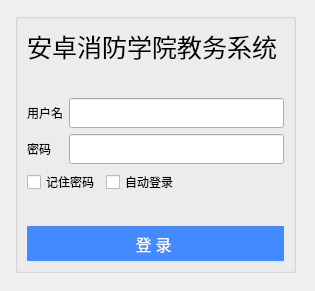
<?xml version="1.0" encoding="UTF-8"?>
<ui version="4.0">
 <class>LoginDialog</class>
 <widget class="QDialog" name="LoginDialog">
  <property name="geometry">
   <rect>
    <x>0</x>
    <y>0</y>
    <width>315</width>
    <height>291</height>
   </rect>
  </property>
  <property name="sizePolicy">
   <sizepolicy hsizetype="Fixed" vsizetype="Fixed">
    <horstretch>0</horstretch>
    <verstretch>0</verstretch>
   </sizepolicy>
  </property>
  <property name="maximumSize">
   <size>
    <width>315</width>
    <height>298</height>
   </size>
  </property>
  <property name="windowTitle">
   <string>用户登录</string>
  </property>
  <widget class="QGroupBox" name="groupBox">
   <property name="geometry">
    <rect>
     <x>15</x>
     <y>13</y>
     <width>281</width>
     <height>260</height>
    </rect>
   </property>
   <property name="title">
    <string/>
   </property>
   <property name="flat">
    <bool>false</bool>
   </property>
   <layout class="QVBoxLayout" name="verticalLayout">
    <item>
     <widget class="QLabel" name="label">
      <property name="styleSheet">
       <string notr="true">font-size: 25px;
</string>
      </property>
      <property name="text">
       <string>安卓消防学院教务系统</string>
      </property>
     </widget>
    </item>
    <item>
     <spacer name="verticalSpacer">
      <property name="orientation">
       <enum>Qt::Vertical</enum>
      </property>
      <property name="sizeHint" stdset="0">
       <size>
        <width>20</width>
        <height>23</height>
       </size>
      </property>
     </spacer>
    </item>
    <item>
     <layout class="QFormLayout" name="formLayout">
      <item row="0" column="0">
       <widget class="QLabel" name="label_2">
        <property name="minimumSize">
         <size>
          <width>0</width>
          <height>30</height>
         </size>
        </property>
        <property name="text">
         <string>用户名</string>
        </property>
       </widget>
      </item>
      <item row="0" column="1">
       <widget class="QLineEdit" name="edit_username">
        <property name="minimumSize">
         <size>
          <width>0</width>
          <height>30</height>
         </size>
        </property>
        <property name="text">
         <string/>
        </property>
       </widget>
      </item>
      <item row="1" column="0">
       <widget class="QLabel" name="label_3">
        <property name="text">
         <string>密码</string>
        </property>
       </widget>
      </item>
      <item row="1" column="1">
       <widget class="QLineEdit" name="edit_password">
        <property name="minimumSize">
         <size>
          <width>0</width>
          <height>30</height>
         </size>
        </property>
        <property name="text">
         <string/>
        </property>
        <property name="echoMode">
         <enum>QLineEdit::Password</enum>
        </property>
       </widget>
      </item>
     </layout>
    </item>
    <item>
     <layout class="QHBoxLayout" name="horizontalLayout">
      <item>
       <widget class="QCheckBox" name="chk_remember_pwd">
        <property name="text">
         <string>记住密码</string>
        </property>
       </widget>
      </item>
      <item>
       <widget class="QCheckBox" name="chk_autologin">
        <property name="text">
         <string>自动登录</string>
        </property>
       </widget>
      </item>
      <item>
       <spacer name="horizontalSpacer">
        <property name="orientation">
         <enum>Qt::Horizontal</enum>
        </property>
        <property name="sizeHint" stdset="0">
         <size>
          <width>40</width>
          <height>20</height>
         </size>
        </property>
       </spacer>
      </item>
     </layout>
    </item>
    <item>
     <spacer name="verticalSpacer_2">
      <property name="orientation">
       <enum>Qt::Vertical</enum>
      </property>
      <property name="sizeHint" stdset="0">
       <size>
        <width>20</width>
        <height>14</height>
       </size>
      </property>
     </spacer>
    </item>
    <item>
     <widget class="QPushButton" name="btn_login">
      <property name="minimumSize">
       <size>
        <width>0</width>
        <height>35</height>
       </size>
      </property>
      <property name="styleSheet">
       <string notr="true">border-radius: 1px;
background-color: #448aff;
color: white;
font-size: 16px;
letter-spacing: 4px;</string>
      </property>
      <property name="text">
       <string>登录</string>
      </property>
     </widget>
    </item>
   </layout>
  </widget>
 </widget>
 <resources/>
 <connections/>
</ui>
